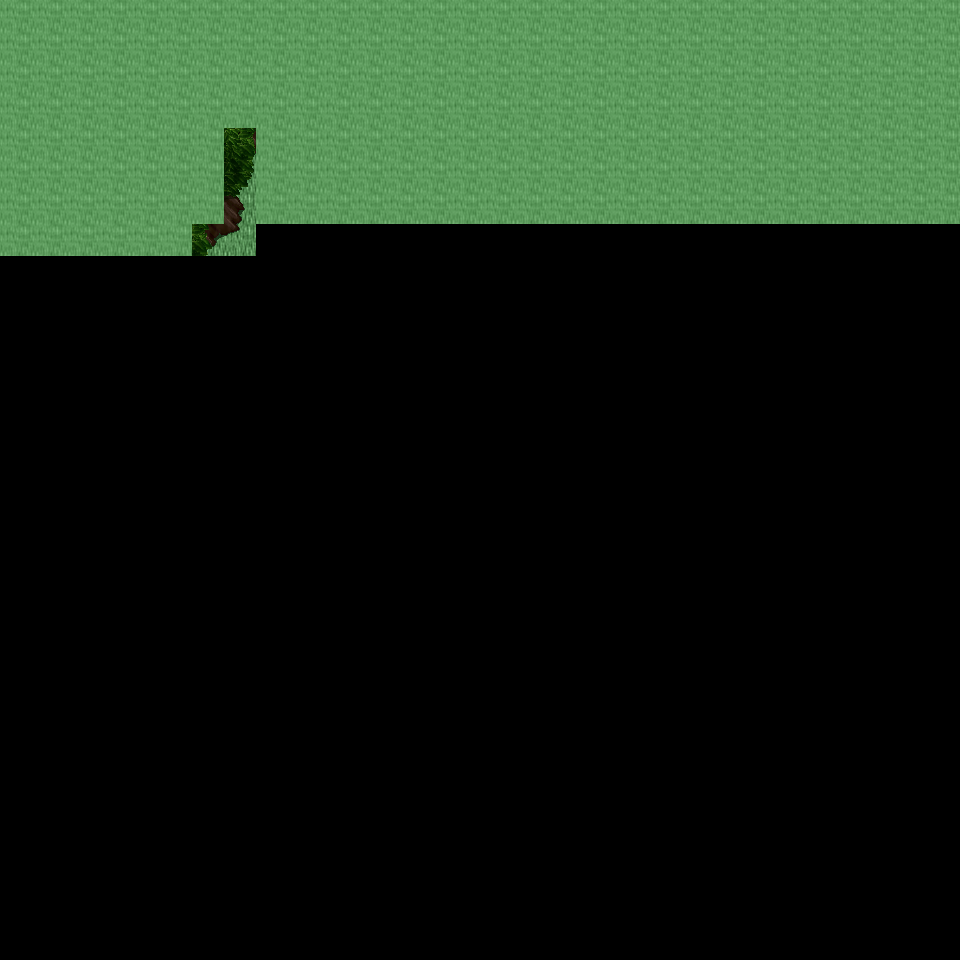

This is a level from a 2D game, rendered from its Tiled map with the project's own tilesets. A one-line summary and the map file follow, with tile-layer data summarised:
An orthogonal 30x30 tile map with 32x32 px tiles, 6 tile layers (Ground, Object, Object2, Above, ...), 3 tilesets and 1 object (mapExit).

<map version="1.0" orientation="orthogonal" renderorder="right-down" width="30" height="30" tilewidth="32" tileheight="32" nextobjectid="2">
  <tileset firstgid="1" name="tileset_ground_ground" tilewidth="32" tileheight="32" tilecount="33" columns="3">
    <image source="../drawable/tileset_ground_ground.png" width="96" height="352" />
  </tileset>
  <tileset firstgid="34" name="tileset_plant_tree_tree_darkgreen" tilewidth="32" tileheight="32" tilecount="88" columns="8">
    <image source="../drawable/tileset_plant_tree_tree_darkgreen.png" width="256" height="352" />
  </tileset>
  <tileset firstgid="122" name="tileset_logic_collision" tilewidth="32" tileheight="32" tilecount="1" columns="1">
    <image source="../drawable/tileset_logic_collision.png" width="32" height="32" />
  </tileset>
  <layer name="Ground" width="30" height="30">
    <data>[900 cells, 218 non-empty, 1 distinct tile ids]</data>
  </layer>
  <layer name="Object" width="30" height="30">
    <data>[900 cells, 0 non-empty, 0 distinct tile ids]</data>
  </layer>
  <layer name="Object2" width="30" height="30">
    <data>[900 cells, 10 non-empty, 10 distinct tile ids]</data>
  </layer>
  <layer name="Above" width="30" height="30">
    <data>[900 cells, 216 non-empty, 28 distinct tile ids]</data>
  </layer>
  <layer name="Above2" width="30" height="30">
    <data>[900 cells, 0 non-empty, 0 distinct tile ids]</data>
  </layer>
  <layer name="Walkable" width="30" height="30">
    <data>[900 cells, 213 non-empty, 1 distinct tile ids]</data>
  </layer>
  <objectgroup name="MapEvents">
    <object id="1" name="west" type="mapExit" x="0" y="256" width="32" height="704">
      <properties>
        <property name="map" value="level_0_x173_y80" />
        <property name="x" value="28" />
        <property name="y" value="8" />
      </properties>
    </object>
  </objectgroup>
</map>
